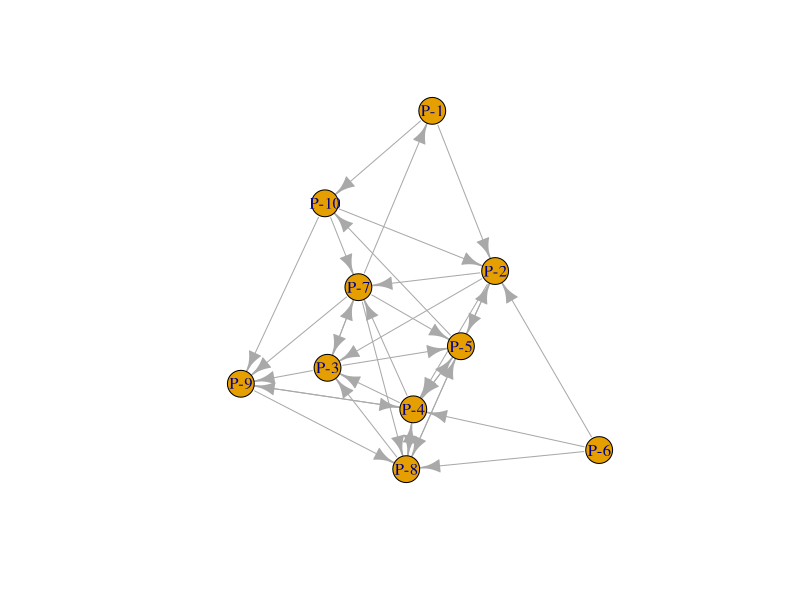

The R script that drew this image:
library(igraph)

# Set the number of users
N = 10
# Set the seed to ensure the matrix can be reproduced
set.seed(100)
# Sample, with replacement, 100 numbers, with 20% of a 1
v <- sample(0:1,N^2,replace = T,prob = c(0.6,.4))
# Create the matrix of 10x10
m <- matrix(v,nrow=N)

# Set the row and column names
rownames(m) <- paste0("P-",1:N)
colnames(m) <- rownames(m)

# Set the diagonal to zero, and display
diag(m) <- 0
m



# Create the igraph data structure from m and display
g1 <- graph_from_adjacency_matrix(m)
plot(g1)
